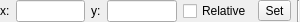
<ui version="4.0" >
 <class>QG_SnapCoordinateOptions</class>
 <widget class="QWidget" name="QG_SnapCoordinateOptions" >
  <property name="geometry" >
   <rect>
    <x>0</x>
    <y>0</y>
    <width>300</width>
    <height>22</height>
   </rect>
  </property>
  <property name="sizePolicy" >
   <sizepolicy>
    <hsizetype>4</hsizetype>
    <vsizetype>5</vsizetype>
    <horstretch>0</horstretch>
    <verstretch>0</verstretch>
   </sizepolicy>
  </property>
  <property name="minimumSize" >
   <size>
    <width>200</width>
    <height>22</height>
   </size>
  </property>
  <property name="maximumSize" >
   <size>
    <width>300</width>
    <height>22</height>
   </size>
  </property>
  <layout class="QHBoxLayout" >
   <property name="margin" >
    <number>0</number>
   </property>
   <property name="spacing" >
    <number>6</number>
   </property>
   <item>
    <widget class="QLabel" name="lX" >
     <property name="sizePolicy" >
      <sizepolicy>
       <hsizetype>1</hsizetype>
       <vsizetype>5</vsizetype>
       <horstretch>0</horstretch>
       <verstretch>0</verstretch>
      </sizepolicy>
     </property>
     <property name="text" >
      <string>x:</string>
     </property>
    </widget>
   </item>
   <item>
    <widget class="QLineEdit" name="leX" >
     <property name="toolTip" >
      <string>X Coordinate</string>
     </property>
    </widget>
   </item>
   <item>
    <widget class="QLabel" name="lY" >
     <property name="sizePolicy" >
      <sizepolicy>
       <hsizetype>1</hsizetype>
       <vsizetype>5</vsizetype>
       <horstretch>0</horstretch>
       <verstretch>0</verstretch>
      </sizepolicy>
     </property>
     <property name="text" >
      <string>y:</string>
     </property>
    </widget>
   </item>
   <item>
    <widget class="QLineEdit" name="leY" >
     <property name="toolTip" >
      <string>Y Coordinate</string>
     </property>
    </widget>
   </item>
   <item>
    <widget class="QCheckBox" name="cbRel" >
     <property name="toolTip" >
      <string>Tick if coordinates refer to relative zero point</string>
     </property>
     <property name="text" >
      <string>Relative</string>
     </property>
    </widget>
   </item>
   <item>
    <widget class="QToolButton" name="bSet" >
     <property name="toolTip" >
      <string>Set the coordinate</string>
     </property>
     <property name="text" >
      <string>Set</string>
     </property>
    </widget>
   </item>
   <item>
    <widget class="Line" name="sep1" >
     <property name="sizePolicy" >
      <sizepolicy>
       <hsizetype>0</hsizetype>
       <vsizetype>1</vsizetype>
       <horstretch>0</horstretch>
       <verstretch>0</verstretch>
      </sizepolicy>
     </property>
     <property name="frameShape" >
      <enum>QFrame::VLine</enum>
     </property>
     <property name="frameShadow" >
      <enum>QFrame::Sunken</enum>
     </property>
     <property name="orientation" >
      <enum>Qt::Vertical</enum>
     </property>
    </widget>
   </item>
  </layout>
 </widget>
 <resources/>
 <connections>
  <connection>
   <sender>leY</sender>
   <signal>returnPressed()</signal>
   <receiver>bSet</receiver>
   <slot>click()</slot>
   <hints>
    <hint type="sourcelabel" >
     <x>148</x>
     <y>12</y>
    </hint>
    <hint type="destinationlabel" >
     <x>271</x>
     <y>15</y>
    </hint>
   </hints>
  </connection>
  <connection>
   <sender>leX</sender>
   <signal>returnPressed()</signal>
   <receiver>bSet</receiver>
   <slot>click()</slot>
   <hints>
    <hint type="sourcelabel" >
     <x>51</x>
     <y>11</y>
    </hint>
    <hint type="destinationlabel" >
     <x>272</x>
     <y>2</y>
    </hint>
   </hints>
  </connection>
 </connections>
</ui>
